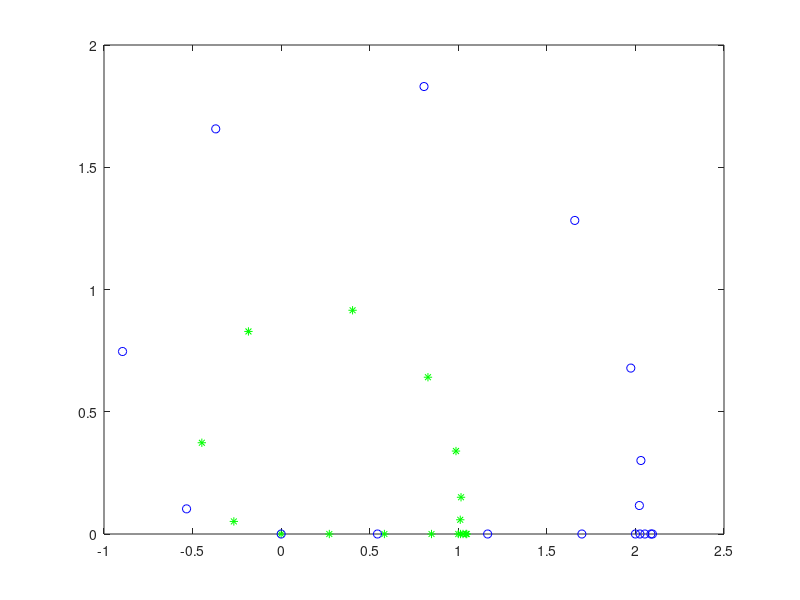

Source code (MATLAB):
%{
syms x
S = vpasolve(2*x^4 + 3*x^3 - 4*x^2 - 3*x + 2 == 0, x)

curve_memristor = x^5 + x^3 - 6;
curve_software = 0.5*x^3 -2*x^2 + 3*x - 3;
A = vpasolve(curve_memristor == curve_software, x);
A(A~=real(A)) = NaN
%}

%{
x = 0:0.1:10
eq = sin(3*x)
plot(eq)

figure
fs = 300
y = fft(eq)
n = length(eq);          % number of samples
f = (0:n-1)*(fs/n);     % frequency range
power = abs(y).^2/n;    % power of the DFT
plot(f, power)
%}

x = -2:0.25:2;
z1 = x.^exp(-x.^2);
z2 = 2*x.^exp(-x.^2);

real_z1 = real(z1);
imag_z1 = imag(z1);

real_z2 = real(z2);
imag_z2 = imag(z2);

plot(real_z1,imag_z1,'g*',real_z2,imag_z2,'bo')

